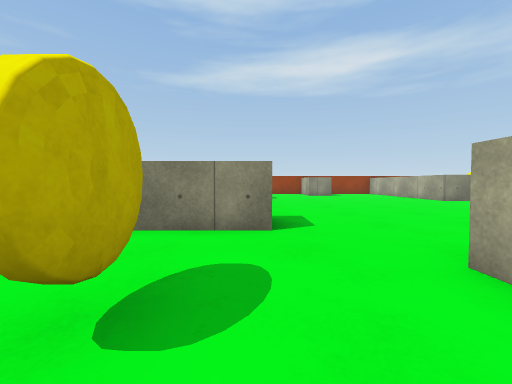
view 1 (above)

22 first-person views from a walk through a 3-D level made in the Unity game engine. The camera is 0.39 m above the floor, tilts 2° down and sees 90° across. The floor is counted in squares, 0.5 m on a side. Each view is taken from the middle of a square. On the plan, view 1 faces up. The plan holds only what a view shows up to about 10 squares ahead; the rest is blank. The player character is not drawn. Surface patterns are stand-ins for the level's own textures.

view 2
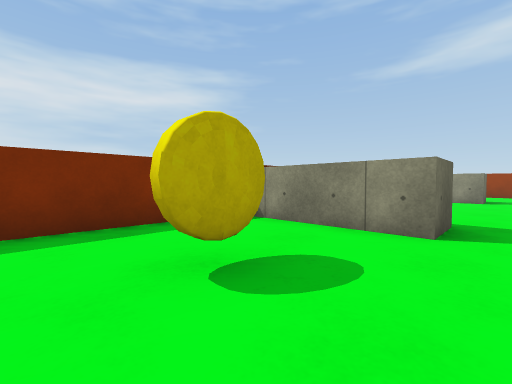

view 3
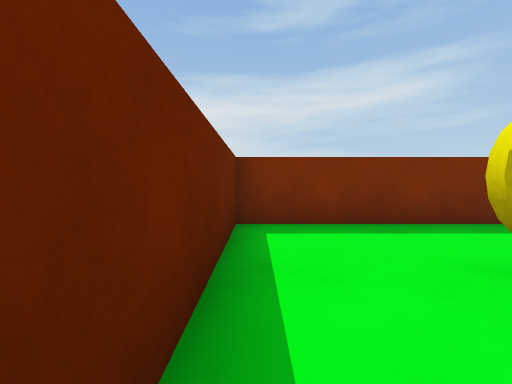

view 4
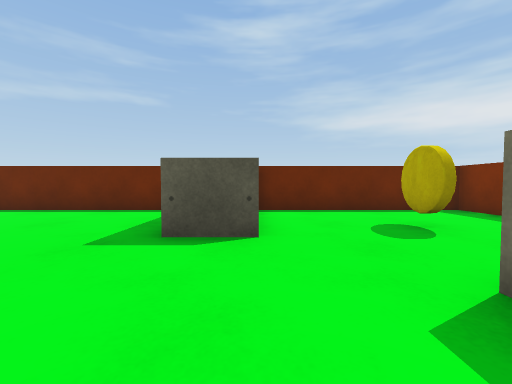

view 5
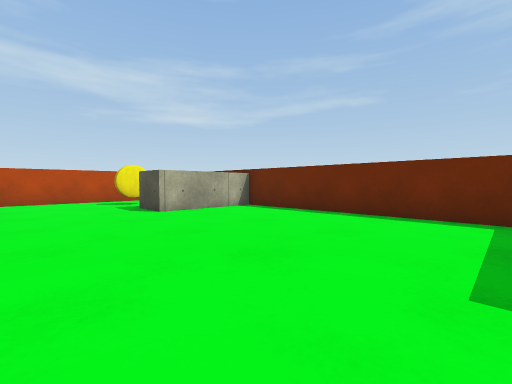

view 6
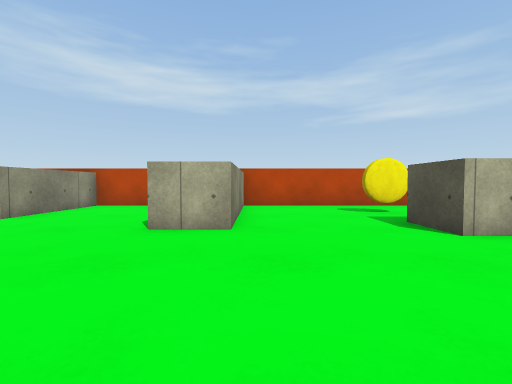

view 7
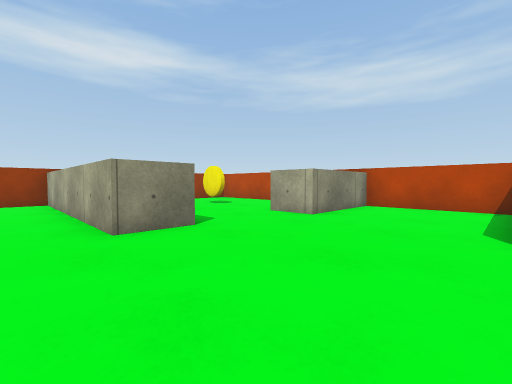

view 8
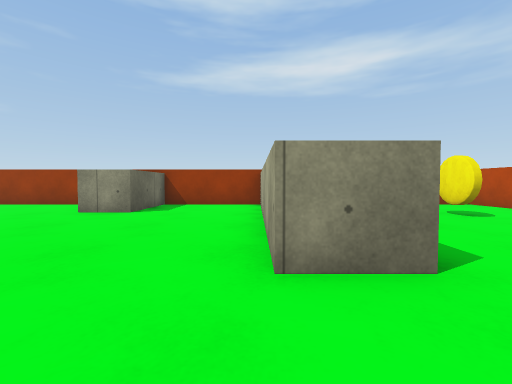

view 9
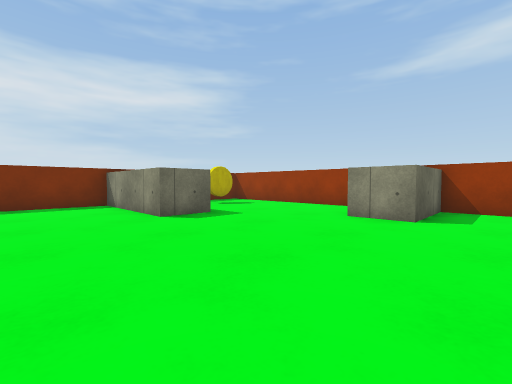

view 10
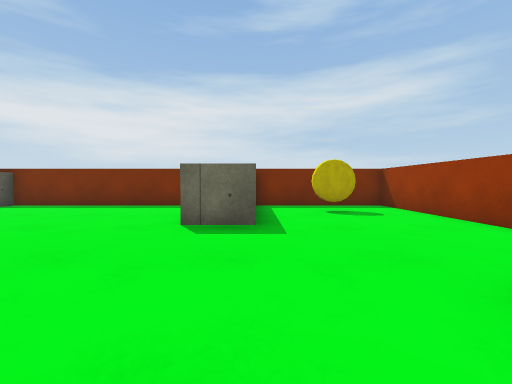

view 11
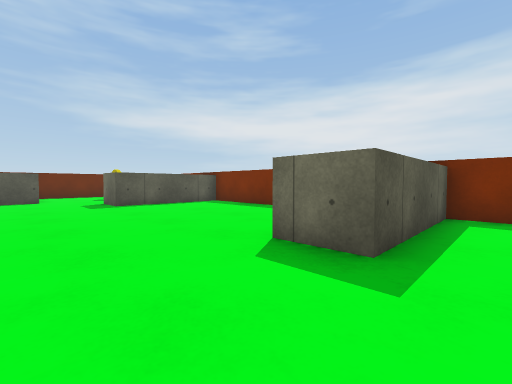

view 12
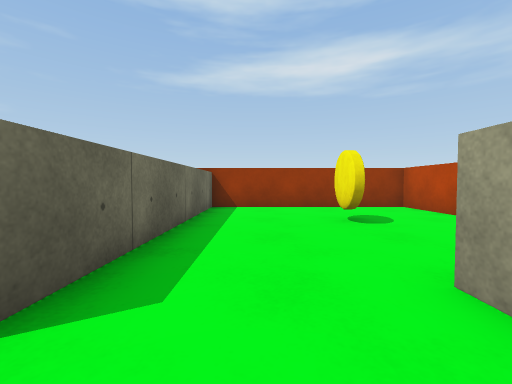

view 13
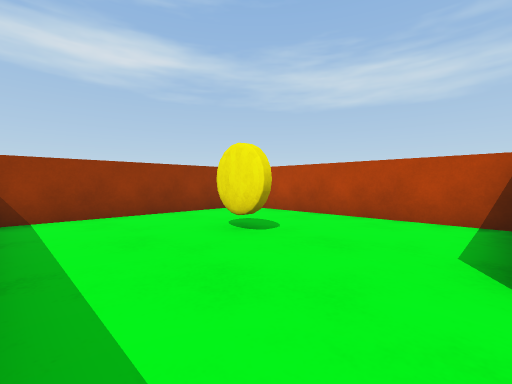

view 14
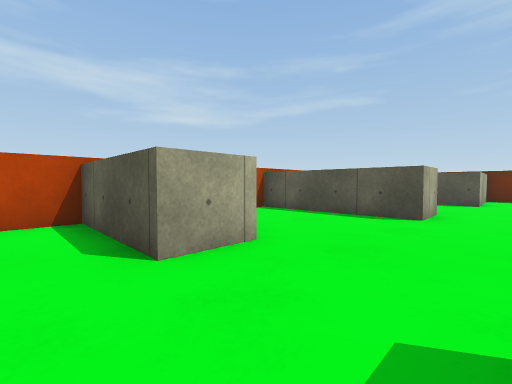

view 15
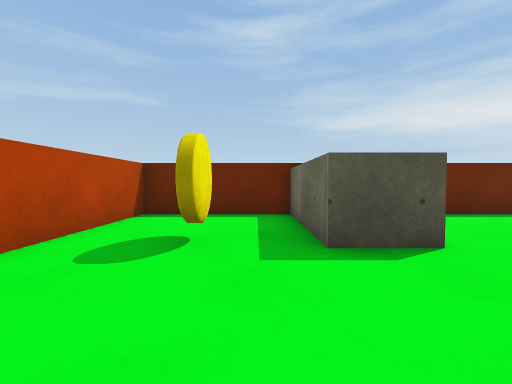

view 16
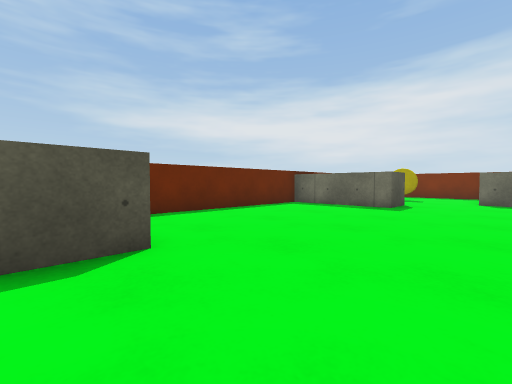

view 17
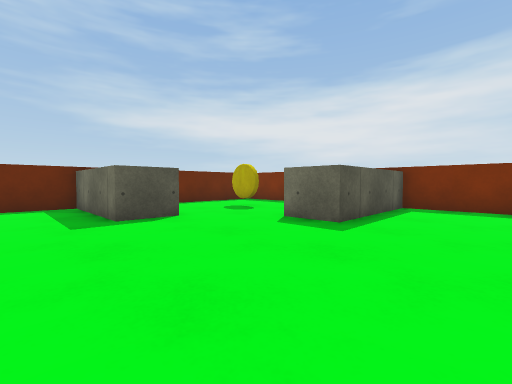

view 18
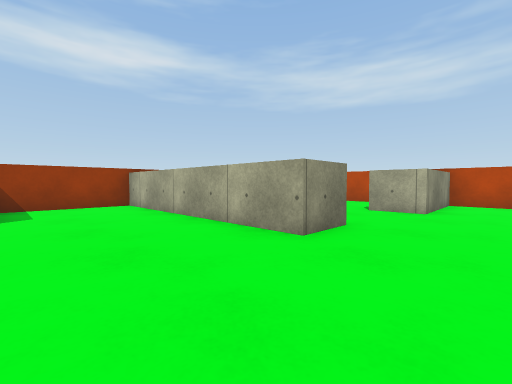

view 19
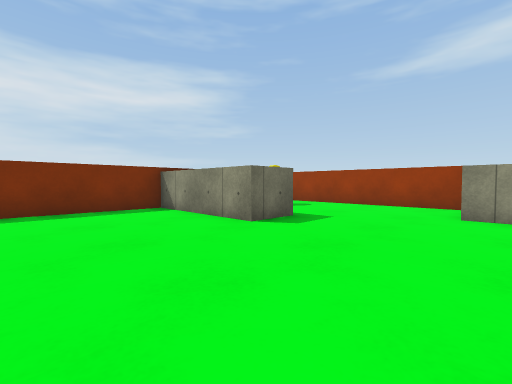

view 20
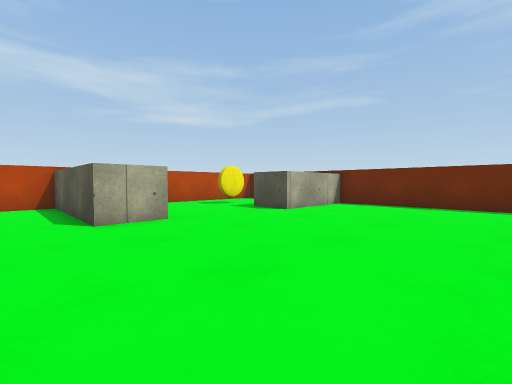

view 21
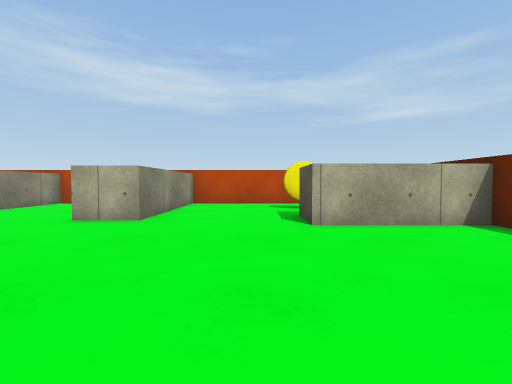

view 22
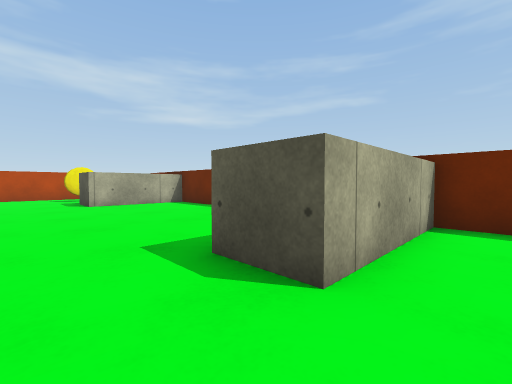

### Floor plan
Points are (right, up) in squares from view 1. A wall is a line through its corners. A room is listed if a view was taken in it or the views show most of it. See-through windows are left out.
Room 1 (views 1, 2, 3)
walls: (-0.8, 1.7) (-0.9, 1.1); (-0.9, 1.9) (-0.8, 1.4); (-0.9, 2) (-0.8, 1.5) (-0.9, 0.8); (0.3, 4.2) (-3.2, 4.2); (-3.9, 3.6) (-3.9, -1.4) (2, -1.4) (2, 2.3)
ways out: opening at (0.5, 3) to room 2
Room 2 (views 4, 5, 6, 7, 8, 9, 10, 11, 12, 13, 14, 15, 16, 17, 18, 19, 20, 21, 22)
walls: (2, 2.3) (3.4, 2.3) (3.4, -1.4) (10.7, -1.4) (10.7, 2) (12.1, 2) (12.1, -1.4) (15.8, -1.4) (15.8, 5.4) (11.3, 5.4) (11.3, 6.8) (15.8, 6.8) (15.8, 10.5) (12.5, 10.5) (12.5, 11.9) (15.8, 11.9) (15.8, 18.4) (9.6, 18.4) (9.6, 11.2) (8.2, 11.2) (8.2, 18.4) (4.7, 18.4) (4.7, 15.8) (3.2, 15.8); (12.7, 14.7) (12.7, 15.6); (12.8, 14.6) (12.7, 15.1); (13.6, 1.4) (13.7, 1.9); (13.7, 1.1) (13.6, 1.6) (13.7, 2.1); (3, 18.4) (-3.9, 18.4) (-3.9, 14) (0.3, 14) (0.3, 12.6) (-3.9, 12.6) (-3.9, 5.6) (0.3, 5.6) (0.3, 4.2); (-2.1, 16.5) (-2.1, 15.9); (-2.1, 16.8) (-2.1, 16.3)
ways out: opening at (0.5, 3) to room 1

Positions as (right, up) in squares from view 1, and headings:
1: (0, 0), facing up
2: (1, 0), facing up-left
3: (1, -1), facing left
4: (2, 6), facing down
5: (4, 5), facing down-right
6: (7, 5), facing right
7: (7, 7), facing up-right
8: (8, 9), facing up
9: (6, 10), facing up-left
10: (5, 14), facing left
11: (3, 15), facing down-left
12: (11, 10), facing up
13: (10, 12), facing up-right
14: (10, 13), facing down-right
15: (13, 5), facing down
16: (12, 5), facing down-left
17: (5, 8), facing down-left
18: (5, 9), facing up-right
19: (4, 9), facing up-left
20: (6, 8), facing down-right
21: (6, 3), facing right
22: (1, 4), facing down-right
